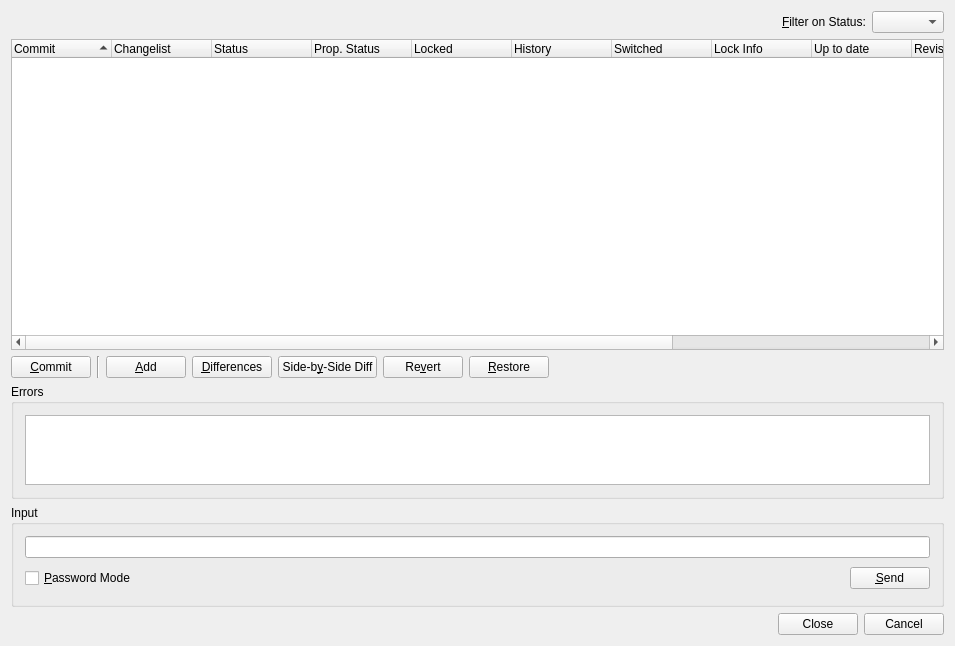
<?xml version="1.0" encoding="UTF-8"?>
<ui version="4.0">
 <class>SvnStatusDialog</class>
 <widget class="QWidget" name="SvnStatusDialog">
  <property name="geometry">
   <rect>
    <x>0</x>
    <y>0</y>
    <width>955</width>
    <height>646</height>
   </rect>
  </property>
  <property name="windowTitle">
   <string>Subversion Status</string>
  </property>
  <property name="whatsThis">
   <string>&lt;b&gt;Subversion Status&lt;/b&gt;
&lt;p&gt;This dialog shows the status of the selected file or project.&lt;/p&gt;</string>
  </property>
  <layout class="QVBoxLayout" name="verticalLayout">
   <item>
    <layout class="QHBoxLayout" name="horizontalLayout_2">
     <item>
      <spacer name="horizontalSpacer_2">
       <property name="orientation">
        <enum>Qt::Horizontal</enum>
       </property>
       <property name="sizeHint" stdset="0">
        <size>
         <width>40</width>
         <height>20</height>
        </size>
       </property>
      </spacer>
     </item>
     <item>
      <widget class="QLabel" name="label">
       <property name="text">
        <string>&amp;Filter on Status:</string>
       </property>
       <property name="buddy">
        <cstring>statusFilterCombo</cstring>
       </property>
      </widget>
     </item>
     <item>
      <widget class="QComboBox" name="statusFilterCombo">
       <property name="toolTip">
        <string>Select the status of entries to be shown</string>
       </property>
       <property name="sizeAdjustPolicy">
        <enum>QComboBox::AdjustToContents</enum>
       </property>
      </widget>
     </item>
    </layout>
   </item>
   <item>
    <widget class="QTreeWidget" name="statusList">
     <property name="sizePolicy">
      <sizepolicy hsizetype="Expanding" vsizetype="Expanding">
       <horstretch>0</horstretch>
       <verstretch>3</verstretch>
      </sizepolicy>
     </property>
     <property name="alternatingRowColors">
      <bool>true</bool>
     </property>
     <property name="selectionMode">
      <enum>QAbstractItemView::ExtendedSelection</enum>
     </property>
     <property name="rootIsDecorated">
      <bool>false</bool>
     </property>
     <property name="sortingEnabled">
      <bool>true</bool>
     </property>
     <column>
      <property name="text">
       <string>Commit</string>
      </property>
     </column>
     <column>
      <property name="text">
       <string>Changelist</string>
      </property>
     </column>
     <column>
      <property name="text">
       <string>Status</string>
      </property>
     </column>
     <column>
      <property name="text">
       <string>Prop. Status</string>
      </property>
     </column>
     <column>
      <property name="text">
       <string>Locked</string>
      </property>
     </column>
     <column>
      <property name="text">
       <string>History</string>
      </property>
     </column>
     <column>
      <property name="text">
       <string>Switched</string>
      </property>
     </column>
     <column>
      <property name="text">
       <string>Lock Info</string>
      </property>
     </column>
     <column>
      <property name="text">
       <string>Up to date</string>
      </property>
     </column>
     <column>
      <property name="text">
       <string>Revision</string>
      </property>
     </column>
     <column>
      <property name="text">
       <string>Last Change</string>
      </property>
     </column>
     <column>
      <property name="text">
       <string>Author</string>
      </property>
     </column>
     <column>
      <property name="text">
       <string>Path</string>
      </property>
     </column>
    </widget>
   </item>
   <item>
    <layout class="QHBoxLayout" name="horizontalLayout">
     <item>
      <widget class="QPushButton" name="commitButton">
       <property name="toolTip">
        <string>Commit the selected changes</string>
       </property>
       <property name="text">
        <string>&amp;Commit</string>
       </property>
      </widget>
     </item>
     <item>
      <widget class="Line" name="line">
       <property name="orientation">
        <enum>Qt::Vertical</enum>
       </property>
      </widget>
     </item>
     <item>
      <widget class="QPushButton" name="addButton">
       <property name="toolTip">
        <string>Add the selected entries to the repository</string>
       </property>
       <property name="text">
        <string>&amp;Add</string>
       </property>
      </widget>
     </item>
     <item>
      <widget class="QPushButton" name="diffButton">
       <property name="toolTip">
        <string>Show differences of the selected entries to the repository</string>
       </property>
       <property name="text">
        <string>&amp;Differences</string>
       </property>
      </widget>
     </item>
     <item>
      <widget class="QPushButton" name="sbsDiffButton">
       <property name="toolTip">
        <string>Show differences of the selected entry to the repository in a side-by-side manner</string>
       </property>
       <property name="text">
        <string>Side-b&amp;y-Side Diff</string>
       </property>
      </widget>
     </item>
     <item>
      <widget class="QPushButton" name="revertButton">
       <property name="toolTip">
        <string>Revert the selected entries to the last revision in the repository</string>
       </property>
       <property name="text">
        <string>Re&amp;vert</string>
       </property>
      </widget>
     </item>
     <item>
      <widget class="QPushButton" name="restoreButton">
       <property name="toolTip">
        <string>Restore the selected missing entries from the repository</string>
       </property>
       <property name="text">
        <string>&amp;Restore</string>
       </property>
      </widget>
     </item>
     <item>
      <spacer name="horizontalSpacer">
       <property name="orientation">
        <enum>Qt::Horizontal</enum>
       </property>
       <property name="sizeHint" stdset="0">
        <size>
         <width>40</width>
         <height>20</height>
        </size>
       </property>
      </spacer>
     </item>
    </layout>
   </item>
   <item>
    <widget class="QGroupBox" name="errorGroup">
     <property name="sizePolicy">
      <sizepolicy hsizetype="Preferred" vsizetype="Expanding">
       <horstretch>0</horstretch>
       <verstretch>1</verstretch>
      </sizepolicy>
     </property>
     <property name="title">
      <string>Errors</string>
     </property>
     <layout class="QVBoxLayout">
      <item>
       <widget class="QTextEdit" name="errors">
        <property name="readOnly">
         <bool>true</bool>
        </property>
        <property name="acceptRichText">
         <bool>false</bool>
        </property>
       </widget>
      </item>
     </layout>
    </widget>
   </item>
   <item>
    <widget class="QGroupBox" name="inputGroup">
     <property name="title">
      <string>Input</string>
     </property>
     <layout class="QGridLayout">
      <item row="1" column="1">
       <spacer>
        <property name="orientation">
         <enum>Qt::Horizontal</enum>
        </property>
        <property name="sizeType">
         <enum>QSizePolicy::Expanding</enum>
        </property>
        <property name="sizeHint" stdset="0">
         <size>
          <width>327</width>
          <height>29</height>
         </size>
        </property>
       </spacer>
      </item>
      <item row="1" column="2">
       <widget class="QPushButton" name="sendButton">
        <property name="toolTip">
         <string>Press to send the input to the subversion process</string>
        </property>
        <property name="text">
         <string>&amp;Send</string>
        </property>
        <property name="shortcut">
         <string>Alt+S</string>
        </property>
       </widget>
      </item>
      <item row="0" column="0" colspan="3">
       <widget class="QLineEdit" name="input">
        <property name="toolTip">
         <string>Enter data to be sent to the subversion process</string>
        </property>
       </widget>
      </item>
      <item row="1" column="0">
       <widget class="QCheckBox" name="passwordCheckBox">
        <property name="toolTip">
         <string>Select to switch the input field to password mode</string>
        </property>
        <property name="text">
         <string>&amp;Password Mode</string>
        </property>
        <property name="shortcut">
         <string>Alt+P</string>
        </property>
       </widget>
      </item>
     </layout>
    </widget>
   </item>
   <item>
    <widget class="QDialogButtonBox" name="buttonBox">
     <property name="orientation">
      <enum>Qt::Horizontal</enum>
     </property>
     <property name="standardButtons">
      <set>QDialogButtonBox::Cancel|QDialogButtonBox::Close</set>
     </property>
    </widget>
   </item>
  </layout>
 </widget>
 <layoutdefault spacing="6" margin="11"/>
 <pixmapfunction>qPixmapFromMimeSource</pixmapfunction>
 <tabstops>
  <tabstop>statusFilterCombo</tabstop>
  <tabstop>statusList</tabstop>
  <tabstop>commitButton</tabstop>
  <tabstop>addButton</tabstop>
  <tabstop>diffButton</tabstop>
  <tabstop>sbsDiffButton</tabstop>
  <tabstop>revertButton</tabstop>
  <tabstop>restoreButton</tabstop>
  <tabstop>errors</tabstop>
  <tabstop>input</tabstop>
  <tabstop>passwordCheckBox</tabstop>
  <tabstop>sendButton</tabstop>
  <tabstop>buttonBox</tabstop>
 </tabstops>
 <resources/>
 <connections/>
</ui>
